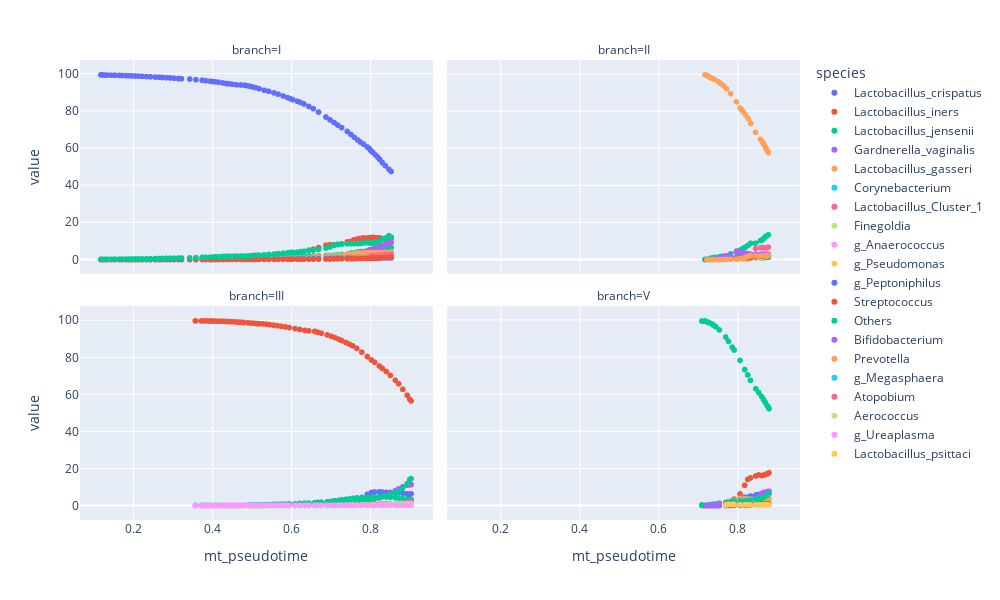

Here is the notebook cell this chart was saved with:
### Code cell
fig = px.scatter(melt_df[melt_df['branch'].isin(['I', 'II', 'III', 'V'])], x = 'mt_pseudotime', y = 'value', color = 'species', 
           facet_col = 'branch', facet_col_wrap = 2)
fig.update_layout(autosize = False, width = 1000, height = 600)
fig.update_yaxes(matches = None)
fig.show()
